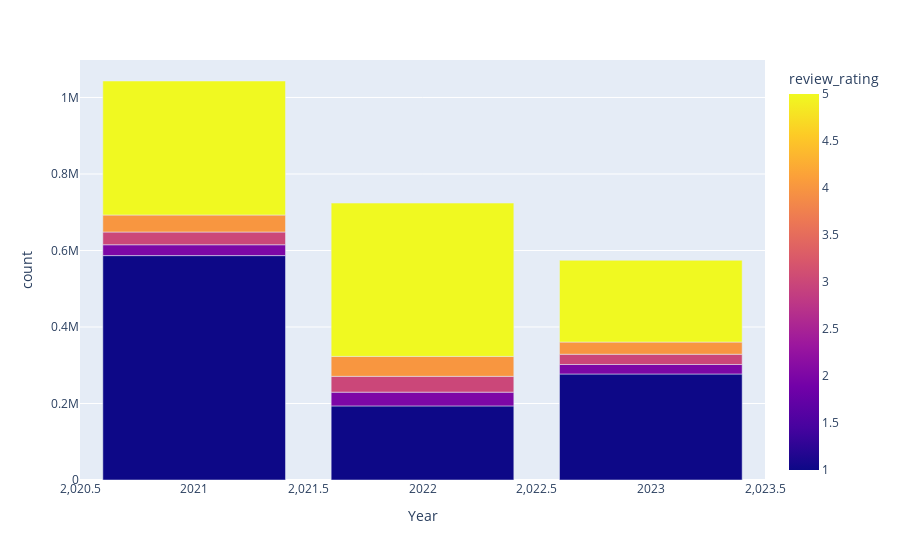

Notebook code cell kept with this figure:
### Code cell
fig = px.bar(year,
            x= 'Year',
            y= 'count',
            color = 'review_rating',
            hover_data = {
                'count': ':,.0f'
            })
fig.show()

### Figure 1 — Plotly figure (JSON) as saved in the notebook; plotly's stock layout.template omitted (floating-point values rounded to 4 significant figures)
{"data": [{"alignmentgroup": "True", "hovertemplate": "Year=%{x}<br>count=%{y:,.0f}<br>review_rating=%{marker.color}<extra></extra>", "legendgroup": "", "marker": {"color": [1, 2, 3, 4, 5, 1, 2, 3, 4, 5, 1, 2, 3, 4, 5], "coloraxis": "coloraxis", "pattern": {"shape": ""}}, "name": "", "offsetgroup": "", "orientation": "v", "showlegend": false, "textposition": "auto", "type": "bar", "x": [2021, 2021, 2021, 2021, 2021, 2022, 2022, 2022, 2022, 2022, 2023, 2023, 2023, 2023, 2023], "xaxis": "x", "y": [586641, 28351, 33330, 44449, 350315, 193654, 36009, 41331, 52117, 400859, 277126, 24852, 26796, 31866, 213797], "yaxis": "y"}], "layout": {"barmode": "relative", "coloraxis": {"colorbar": {"title": {"text": "review_rating"}}, "colorscale": [[0, "#0d0887"], [0.1111, "#46039f"], [0.2222, "#7201a8"], [0.3333, "#9c179e"], [0.4444, "#bd3786"], [0.5556, "#d8576b"], [0.6667, "#ed7953"], [0.7778, "#fb9f3a"], [0.8889, "#fdca26"], [1, "#f0f921"]]}, "legend": {"tracegroupgap": 0}, "margin": {"t": 60}, "xaxis": {"anchor": "y", "domain": [0, 1], "title": {"text": "Year"}}, "yaxis": {"anchor": "x", "domain": [0, 1], "title": {"text": "count"}}}}
